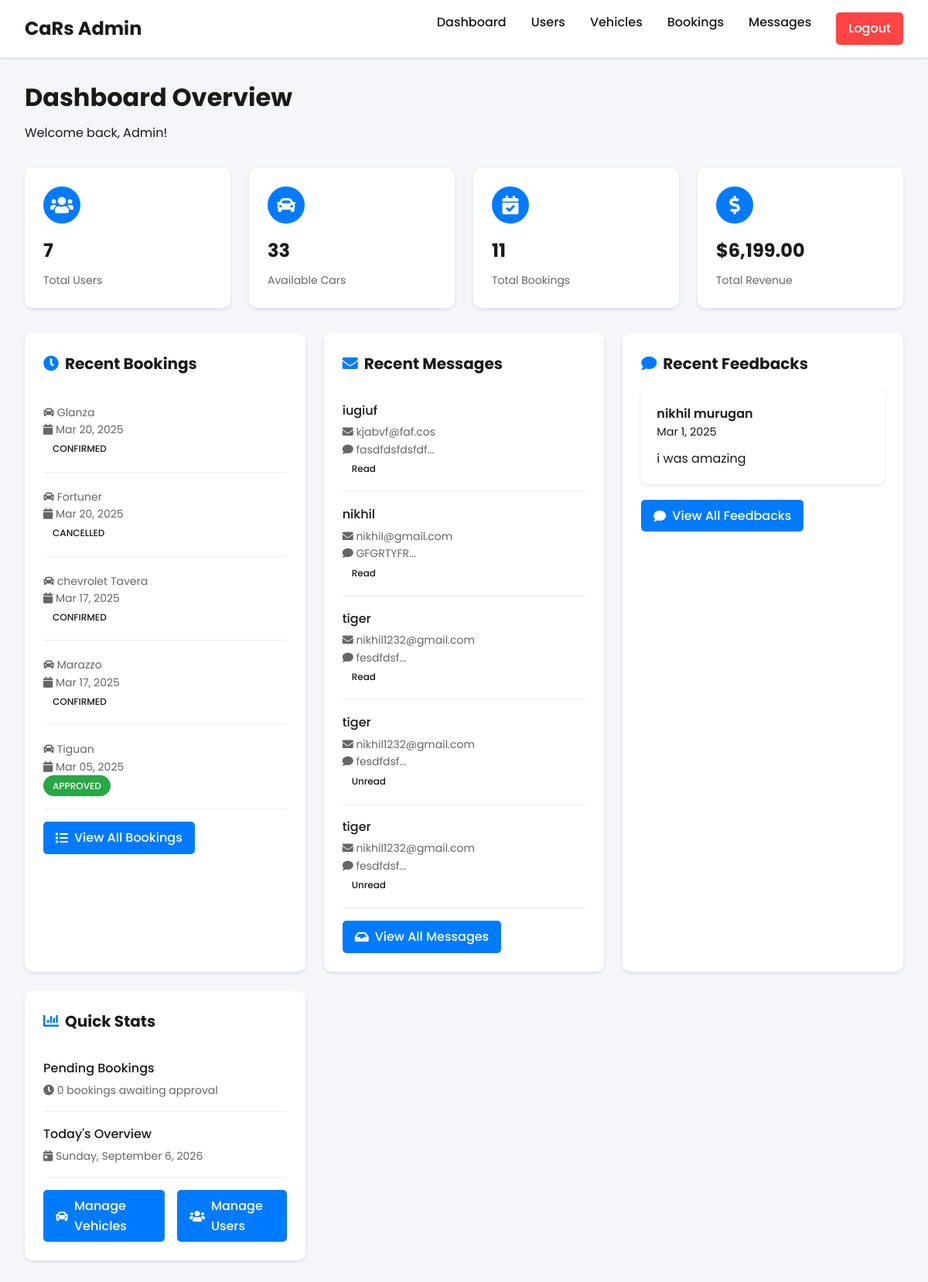
/admindash.php (signed in), run on the app's committed database.
### tables this page shows
CREATE TABLE `booking` (
  `BOOK_ID` int(11) NOT NULL,
  `CAR_ID` int(11) NOT NULL,
  `EMAIL` varchar(255) NOT NULL,
  `BOOK_PLACE` varchar(255) NOT NULL,
  `BOOK_DATE` date NOT NULL,
  `DURATION` int(11) NOT NULL,
  `PHONE_NUMBER` bigint(20) NOT NULL,
  `DESTINATION` varchar(255) NOT NULL,
  `RETURN_DATE` date NOT NULL,
  `PRICE` int(11) NOT NULL,
  `BOOK_STATUS` varchar(255) NOT NULL DEFAULT 'UNDER PROCESSING'
);

CREATE TABLE `cars` (
  `CAR_ID` int(11) NOT NULL,
  `CAR_NAME` varchar(255) NOT NULL,
  `FUEL_TYPE` varchar(255) NOT NULL,
  `CAPACITY` int(11) NOT NULL,
  `PRICE` int(11) NOT NULL,
  `CAR_IMG` varchar(255) NOT NULL,
  `AVAILABLE` varchar(255) NOT NULL
);

CREATE TABLE `contacts` (
  `id` int(11) NOT NULL,
  `name` varchar(100) NOT NULL,
  `email` varchar(100) NOT NULL,
  `phone` varchar(20) DEFAULT NULL,
  `subject` varchar(200) NOT NULL,
  `message` text NOT NULL,
  `submission_date` datetime NOT NULL,
  `status` varchar(20) DEFAULT 'unread'
);

CREATE TABLE `feedback` (
  `FED_ID` int(11) NOT NULL,
  `EMAIL` varchar(255) NOT NULL,
  `rating` int(11) NOT NULL,
  `COMMENT` text NOT NULL,
  `feedback_date` timestamp NOT NULL DEFAULT current_timestamp()
);

CREATE TABLE `users` (
  `FNAME` varchar(255) NOT NULL,
  `LNAME` varchar(255) NOT NULL,
  `EMAIL` varchar(255) NOT NULL,
  `LIC_NUM` varchar(255) NOT NULL,
  `PHONE_NUMBER` bigint(11) NOT NULL,
  `PASSWORD` varchar(255) NOT NULL,
  `GENDER` varchar(255) NOT NULL
);

### admindash.php (the view, shortened to what this page needs)
<?php
require 'connection.php';
$stats = array(
    'users' => 0,
    'cars' => 0,
    'bookings' => 0,
    'pending_bookings' => 0,
    'revenue' => 0
);
function safeQuery($conn, $query) {
    try {
        $result = $conn->query($query);
        return $result;
    } catch (mysqli_sql_exception $e) {
        return false;
    }
}
$result = safeQuery($conn, "SELECT COUNT(*) as count FROM users");
if ($result && $row = $result->fetch_assoc()) {
    $stats['users'] = $row['count'];
}
$result = safeQuery($conn, "SELECT COUNT(*) as count FROM cars");
if ($result && $row = $result->fetch_assoc()) {
    $stats['cars'] = $row['count'];
}
$result = safeQuery($conn, "SELECT COUNT(*) as count FROM booking");
if ($result && $row = $result->fetch_assoc()) {
    $stats['bookings'] = $row['count'];
}
$result = safeQuery($conn, "SELECT COUNT(*) as count FROM booking WHERE BOOK_STATUS = 'PENDING'");
if ($result && $row = $result->fetch_assoc()) {
    $stats['pending_bookings'] = $row['count'];
}
$result = safeQuery($conn, "SELECT SUM(PRICE) as total FROM booking WHERE BOOK_STATUS = 'APPROVED'");
if ($result && $row = $result->fetch_assoc()) {
    $stats['revenue'] = $row['total'] ?? 0;
}
$recent_bookings = safeQuery($conn, "
    SELECT b.*, c.CAR_NAME, CONCAT(u.FNAME, ' ', u.LNAME) as USER_NAME
    FROM booking b
    LEFT JOIN cars c ON b.CAR_ID = c.CAR_ID
    LEFT JOIN users u ON b.EMAIL = u.EMAIL
    ORDER BY b.BOOK_DATE DESC LIMIT 5
");
$recent_messages = safeQuery($conn, "
    SELECT name, email, subject, message, submission_date, status
    FROM contacts
    ORDER BY submission_date DESC
    LIMIT 5
");
$feedbackQuery = "SELECT f.*, u.FNAME, u.LNAME, f.rating, f.comment, f.feedback_date
                FROM feedback f
                JOIN users u ON f.email = u.EMAIL
                ORDER BY f.feedback_date DESC
                LIMIT 5";
$recent_feedbacks = $conn->query($feedbackQuery);
?>
<!DOCTYPE html>
<html lang="en">
<head>
    <link rel="stylesheet" href="https://cdnjs.cloudflare.com/ajax/libs/font-awesome/5.15.4/css/all.min.css">
</head>
<body>
    <nav class="navbar">
        <div class="nav-container">
            <a href="admindash.php" class="logo">CaRs Admin</a>
            <div class="nav-links">
                <a href="admindash.php">Dashboard</a>
                <a href="adminusers.php">Users</a>
                <a href="adminvehicle.php">Vehicles</a>
                <a href="adminbook.php">Bookings</a>
                <a href="admincontactus.php">Messages</a>
                <a href="index.php" class="logout-btn" style="background-color: #ff4444; color: white; padding: 0.5rem 1rem; border-radius: 5px; text-decoration: none; transition: all 0.3s ease;">Logout</a>
            </div>
        </div>
    </nav>
    <div class="container">
        <div class="dashboard-header">
            <h1>Dashboard Overview</h1>
            <p>Welcome back, Admin!</p>
        </div>
        <div class="stats-grid">
            <div class="stat-card">
                <div class="stat-icon">
                    <i class="fas fa-users"></i>
                </div>
                <h3><?php echo number_format($stats['users']); ?></h3>
                <p>Total Users</p>
            </div>
            <div class="stat-card">
                <div class="stat-icon">
                    <i class="fas fa-car"></i>
                </div>
                <h3><?php echo number_format($stats['cars']); ?></h3>
                <p>Available Cars</p>
            </div>
            <div class="stat-card">
                <div class="stat-icon">
                    <i class="fas fa-calendar-check"></i>
                </div>
                <h3><?php echo number_format($stats['bookings']); ?></h3>
                <p>Total Bookings</p>
            </div>
            <div class="stat-card">
                <div class="stat-icon">
                    <i class="fas fa-dollar-sign"></i>
                </div>
                <h3>$<?php echo number_format($stats['revenue'], 2); ?></h3>
                <p>Total Revenue</p>
            </div>
        </div>
        <div class="dashboard-grid">
            <div class="dashboard-card">
                <h2><i class="fas fa-clock"></i> Recent Bookings</h2>
                <?php if ($recent_bookings && $recent_bookings->num_rows > 0): ?>
                    <?php while($booking = $recent_bookings->fetch_assoc()): ?>
                        <div class="recent-item">
                            <p>
                                <i class="fas fa-car"></i> <?php echo htmlspecialchars($booking['CAR_NAME']); ?><br>
                                <i class="fas fa-calendar"></i> <?php echo date('M d, Y', strtotime($booking['BOOK_DATE'])); ?>
                            </p>
                            <span class="status-badge status-<?php echo strtolower($booking['BOOK_STATUS'] ?? 'pending'); ?>">
                                <?php echo htmlspecialchars($booking['BOOK_STATUS'] ?? 'PENDING'); ?>
                            </span>
                        </div>
                    <?php endwhile; ?>
                <?php else: ?>
                    <p>No recent bookings found.</p>
                <?php endif; ?>
                <div class="quick-actions">
                    <a href="adminbook.php" class="action-btn">
                        <i class="fas fa-list"></i> View All Bookings
                    </a>
                </div>
            </div>
            <div class="dashboard-card">
                <h2><i class="fas fa-envelope"></i> Recent Messages</h2>
                <?php if ($recent_messages && $recent_messages->num_rows > 0): ?>
                    <?php while($message = $recent_messages->fetch_assoc()): ?>
                        <div class="recent-item">
                            <h4><?php echo htmlspecialchars($message['name']); ?></h4>
                            <p>
                                <i class="fas fa-envelope"></i> <?php echo htmlspecialchars($message['email']); ?><br>
                                <i class="fas fa-comment"></i> <?php echo htmlspecialchars(substr($message['message'], 0, 100) . '...'); ?>
                            </p>
                            <?php if (isset($message['status'])): ?>
                                <span class="status-badge status-<?php echo strtolower($message['status']); ?>">
                                    <?php echo htmlspecialchars(ucfirst($message['status'])); ?>
                                </span>
                            <?php endif; ?>
                        </div>
                    <?php endwhile; ?>
                <?php else: ?>
                    <p>No recent messages found.</p>
                <?php endif; ?>
                <div class="quick-actions">
                    <a href="admincontactus.php" class="action-btn">
                        <i class="fas fa-inbox"></i> View All Messages
                    </a>
                </div>
            </div>
            <div class="dashboard-card">
                <h2><i class="fas fa-comment"></i> Recent Feedbacks</h2>
                <?php if ($recent_feedbacks && $recent_feedbacks->num_rows > 0): ?>
                    <?php while($feedback = $recent_feedbacks->fetch_assoc()): ?>
                        <div class="feedback-item">
                            <div class="feedback-header">
                                <div class="user-info">
                                    <span class="user-name"><?php echo htmlspecialchars($feedback['FNAME'] . ' ' . $feedback['LNAME']); ?></span>
                                    <span class="feedback-date"><?php echo date('M j, Y', strtotime($feedback['feedback_date'])); ?></span>
                                </div>
                                <div class="rating">
                                </div>
                            </div>
                            <div class="feedback-text"><?php echo htmlspecialchars($feedback['comment']); ?></div>
                        </div>
                    <?php endwhile; ?>
                <?php else: ?>
                    <p class="no-data">No feedback available</p>
                <?php endif; ?>
                <div class="quick-actions">
                    <a href="adminfeedback.php" class="action-btn">
                        <i class="fas fa-comment"></i> View All Feedbacks
                    </a>
                </div>
            </div>
            <div class="dashboard-card">
                <h2><i class="fas fa-chart-bar"></i> Quick Stats</h2>
                <div class="recent-item">
                    <h4>Pending Bookings</h4>
                    <p>
                        <i class="fas fa-clock"></i> <?php echo $stats['pending_bookings']; ?> bookings awaiting approval
                    </p>
                </div>
                <div class="recent-item">
                    <h4>Today's Overview</h4>
                    <p>
                        <i class="fas fa-calendar-day"></i> <?php echo date('l, F j, Y'); ?>
                    </p>
                </div>
                <div class="quick-actions">
                    <a href="adminvehicle.php" class="action-btn">
                        <i class="fas fa-car"></i> Manage Vehicles
                    </a>
                    <a href="adminusers.php" class="action-btn">
                        <i class="fas fa-users"></i> Manage Users
                    </a>
                </div>
            </div>
        </div>
    </div>
</body>
</html>

### admindash.php (style rules this page uses)
* { margin: 0; padding: 0; box-sizing: border-box; font-family: 'Poppins', sans-serif; }
body { background: #f4f6f9; color: #1a1a1a; line-height: 1.6; }
.navbar { background: #fff; padding: 1rem 2rem; box-shadow: 0 2px 4px rgba(0,0,0,0.1); position: fixed; top: 0; left: 0; right: 0; z-index: 1000; }
.nav-container { max-width: 1200px; margin: 0 auto; display: flex; justify-content: space-between; align-items: center; }
.logo { font-size: 1.5rem; font-weight: 700; color: #1a1a1a; text-decoration: none; }
.nav-links { display: flex; gap: 2rem; }
.nav-links a { color: #1a1a1a; text-decoration: none; font-weight: 500; transition: color 0.3s ease; }
.container { max-width: 1200px; margin: 100px auto 2rem; padding: 0 2rem; }
.dashboard-header { margin-bottom: 2rem; }
.dashboard-header h1 { font-size: 2rem; color: #1a1a1a; margin-bottom: 0.5rem; }
.stats-grid { display: grid; grid-template-columns: repeat(auto-fit, minmax(240px, 1fr)); gap: 1.5rem; margin-bottom: 2rem; }
.stat-card { background: #fff; padding: 1.5rem; border-radius: 10px; box-shadow: 0 2px 4px rgba(0,0,0,0.1); }
.stat-card .stat-icon { width: 48px; height: 48px; background: #007bff; border-radius: 50%; display: flex; align-items: center; justify-content: center; margin-bottom: 1rem; }
.stat-card .stat-icon i { color: #fff; font-size: 1.5rem; }
.stat-card h3 { font-size: 1.5rem; margin-bottom: 0.5rem; }
.stat-card p { color: #666; font-size: 0.875rem; }
.dashboard-grid { display: grid; grid-template-columns: repeat(auto-fit, minmax(350px, 1fr)); gap: 1.5rem; }
.dashboard-card { background: #fff; padding: 1.5rem; border-radius: 10px; box-shadow: 0 2px 4px rgba(0,0,0,0.1); }
.dashboard-card h2 { font-size: 1.25rem; margin-bottom: 1rem; display: flex; align-items: center; gap: 0.5rem; }
.dashboard-card h2 i { color: #007bff; }
.recent-item { padding: 1rem 0; border-bottom: 1px solid #eee; }
.recent-item h4 { font-weight: 500; margin-bottom: 0.25rem; }
.recent-item p { color: #666; font-size: 0.875rem; }
.status-badge { display: inline-block; padding: 0.25rem 0.75rem; border-radius: 20px; font-size: 0.75rem; font-weight: 500; }
.status-approved { background: #28a745; color: #fff; }
.quick-actions { display: flex; gap: 1rem; margin-top: 1rem; }
.action-btn { padding: 0.5rem 1rem; border: none; border-radius: 5px; background: #007bff; color: #fff; text-decoration: none; font-weight: 500; display: flex; align-items: center; gap: 0.5rem; transition: background-color 0.3s ease; }
.feedback-item { background: white; padding: 20px; border-radius: 8px; margin-bottom: 20px; box-shadow: 0 2px 4px rgba(0,0,0,0.1); }
.feedback-header { display: flex; justify-content: space-between; align-items: flex-start; margin-bottom: 10px; }
.user-info { display: flex; flex-direction: column; }
.user-name { font-weight: 600; color: var(--text-color); }
.feedback-date { font-size: 0.9em; color: var(--light-text); }
.rating { color: #ffd700; }
.feedback-text { color: var(--text-color); line-height: 1.6; }

### data on the page
booking: CAR_ID.CAR_NAME "Glanza", BOOK_DATE "Mar 20, 2025", BOOK_STATUS "CONFIRMED"
booking: CAR_ID.CAR_NAME "Fortuner", BOOK_DATE "Mar 20, 2025", BOOK_STATUS "CANCELLED"
booking: CAR_ID.CAR_NAME "chevrolet Tavera", BOOK_DATE "Mar 17, 2025", BOOK_STATUS "CONFIRMED"
booking: CAR_ID.CAR_NAME "Marazzo", BOOK_DATE "Mar 17, 2025", BOOK_STATUS "CONFIRMED"
booking: CAR_ID.CAR_NAME "Tiguan", BOOK_DATE "Mar 05, 2025", BOOK_STATUS "APPROVED"
contacts: name "iugiuf", email "kjabvf@faf.cos", message "fasdfdsfdsfdf...", status "Read"
contacts: name "nikhil", email "nikhil@gmail.com", message "GFGRTYFR...", status "Read"
contacts: name "tiger", email "nikhil1232@gmail.com", message "fesdfdsf...", status "Read"
contacts: name "tiger", email "nikhil1232@gmail.com", message "fesdfdsf...", status "Unread"
contacts: name "tiger", email "nikhil1232@gmail.com", message "fesdfdsf...", status "Unread"
feedback: EMAIL.LNAME "nikhil murugan", feedback_date "Mar 1, 2025", COMMENT "i was amazing"

### other printed values
$stats['users'] "7"
$stats['cars'] "33"
$stats['bookings'] "11"
$stats['revenue'] "6,199.00"
$stats['pending_bookings'] "0"
